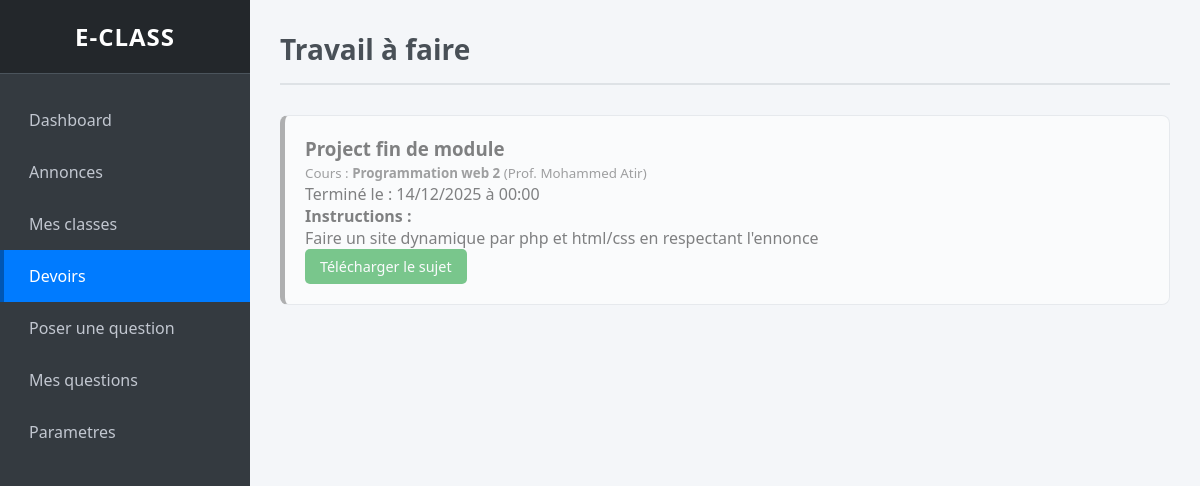
/Projet/etudiant/devoirs.php (signed in), run on the app's committed database.
### tables this page shows
CREATE TABLE `devoirs` (
  `id` int(11) NOT NULL,
  `titre` varchar(255) NOT NULL,
  `description` text DEFAULT NULL,
  `nom_fichier` varchar(255) DEFAULT NULL,
  `type_mime` varchar(100) DEFAULT NULL,
  `contenu_fichier` longblob DEFAULT NULL,
  `date_limite` datetime NOT NULL,
  `id_classe` int(11) NOT NULL,
  `date_creation` datetime DEFAULT current_timestamp()
);

CREATE TABLE `classes` (
  `id` int(11) NOT NULL,
  `id_prof` int(11) NOT NULL,
  `nom_classe` varchar(50) NOT NULL,
  `description` varchar(100) NOT NULL,
  `nbr_etudiant` int(11) DEFAULT 0,
  `code_classe` varchar(100) DEFAULT NULL,
  `date_creation` datetime DEFAULT current_timestamp()
);

CREATE TABLE `users` (
  `id` int(11) NOT NULL,
  `username` varchar(50) NOT NULL,
  `email` varchar(100) NOT NULL,
  `password` varchar(150) NOT NULL,
  `created_at` datetime DEFAULT current_timestamp(),
  `type` varchar(25) NOT NULL
);

### Projet/etudiant/devoirs.php (the view, shortened to what this page needs)
<?php
$id_etudiant = $_SESSION['id'];
$conn = connect_db();
$sql = $conn->prepare("
    SELECT d.*, c.nom_classe, u.username as nom_prof
    FROM devoirs d
    INNER JOIN classes c ON d.id_classe = c.id
    INNER JOIN users u ON c.id_prof = u.id
    INNER JOIN classe_etudiants ce ON c.id = ce.classe_id
    WHERE ce.etudiant_id = ?
    ORDER BY d.date_limite ASC
");
$sql->bind_param("i", $id_etudiant);
$sql->execute();
$result = $sql->get_result();
?>
<!DOCTYPE html>
<html lang="fr">
<head>
    <link rel="stylesheet" href="../assets/global.css">
</head>
<body>
<div class="sidebar">
    <h2>E-Class</h2>
    <ul>
        <li><a href="dashboard_etudiant.php">Dashboard</a></li>
        <li><a href="annonces.php">Annonces</a></li>
        <li><a href="mes_classes.php">Mes classes</a></li>
        <li><a href="devoirs.php" class="active">Devoirs</a></li>
        <li><a href="poser_question.php">Poser une question</a></li>
        <li><a href="mes_questions.php">Mes questions</a></li>
        <li><a href="ParametreE.php">Parametres</a></li>
    </ul>
</div>
<div class="main">
    <header>
        <h1>Travail à faire</h1>
    </header>
    <section>
        <?php if($result->num_rows > 0): ?>
            <?php while($row = $result->fetch_assoc()):
                $date_limite = new DateTime($row['date_limite']);
                $now = new DateTime();
                $is_late = ($now > $date_limite);
                ?>
                <div class="devoir-card" style="<?= $is_late ? 'opacity:0.6; border-left-color:grey;' : '' ?>">
                    <div class="header-devoir">
                        <div>
                            <h3 style="margin:0;"><?= htmlspecialchars($row['titre']) ?></h3>
                            <small style="color:#666;">
                                Cours : <strong><?= htmlspecialchars($row['nom_classe']) ?></strong>
                                (Prof. <?= htmlspecialchars($row['nom_prof']) ?>)
                            </small>
                        </div>
                        <div class="date-limite">
                            <?= $is_late ? "Terminé le" : "À rendre avant le" ?> :
                            <?= $date_limite->format('d/m/Y à H:i') ?>
                        </div>
                    </div>
                    <p><strong>Instructions :</strong><br> <?= nl2br(htmlspecialchars($row['description'])) ?></p>
                    <?php if(!empty($row['nom_fichier'])): ?>
                        <a href="../crud_secondaire/download.php?id=<?= $row['id'] ?>&context=devoir" class="btn-download">
                            Télécharger le sujet
                        </a>
                    <?php endif; ?>
                </div>
            <?php endwhile; ?>
        <?php else: ?>
            <div style="text-align:center; padding: 40px; color:#777;">
                <h3>Aucun devoir à faire pour le moment.</h3>
            </div>
        <?php endif; ?>
    </section>
</div>
</body>
</html>

### Projet/assets/global.css (style rules this page uses)
:root { --primary: #007bff; --primary-dark: #0069d9; --success: #28a745; --danger: #dc3545; --warning: #ffc107; --dark: #343a40; --light: #f8f9fa; --border-color: #dee2e6; --bg-body: #f4f6f9; --bg-login: #e8f0fe; --color-orange: #ff9800; }
* { box-sizing: border-box; margin: 0; padding: 0; }
body { font-family: 'Segoe UI', Tahoma, Geneva, Verdana, sans-serif; background-color: var(--bg-body); color: #333; display: flex; min-height: 100vh; }
a { text-decoration: none; color: inherit; }
ul { list-style: none; }
.sidebar { width: 250px; background-color: var(--dark); color: #fff; position: fixed; height: 100%; left: 0; top: 0; display: flex; flex-direction: column; overflow-y: auto; z-index: 1000; }
.sidebar h2 { text-align: center; padding: 20px 0; background-color: #23272b; margin-bottom: 20px; font-size: 24px; text-transform: uppercase; letter-spacing: 1px; border-bottom: 1px solid #4b545c; }
.sidebar ul li a { display: block; padding: 15px 25px; color: #c2c7d0; transition: all 0.3s; border-left: 4px solid transparent; font-size: 16px; }
.sidebar ul li a.active { background-color: var(--primary); color: #fff; border-left: 4px solid #0056b3; }
.main { margin-left: 250px; width: calc(100% - 250px); padding: 30px; transition: all 0.3s; }
header { margin-bottom: 30px; padding-bottom: 15px; border-bottom: 2px solid var(--border-color); }
header h1 { font-size: 28px; color: #495057; font-weight: 600; }
.btn-download { background-color: var(--success); color: white; padding: 8px 15px; text-decoration: none; border-radius: 5px; font-size: 0.9em; display: inline-block; transition: background 0.3s; border: none; cursor: pointer; }
.devoir-card { background: white; border: 1px solid var(--border-color); border-radius: 8px; padding: 20px; margin-bottom: 20px; border-left: 5px solid var(--danger); }

### data on the page
devoirs: titre "Project fin de module", id_classe.nom_classe "Programmation web 2", users.username "Mohammed Atir", shows "Terminé le", date_limite "14/12/2025 à 00:00", description "Faire un site dynamique par php et html/css en respectant l'ennonce"
